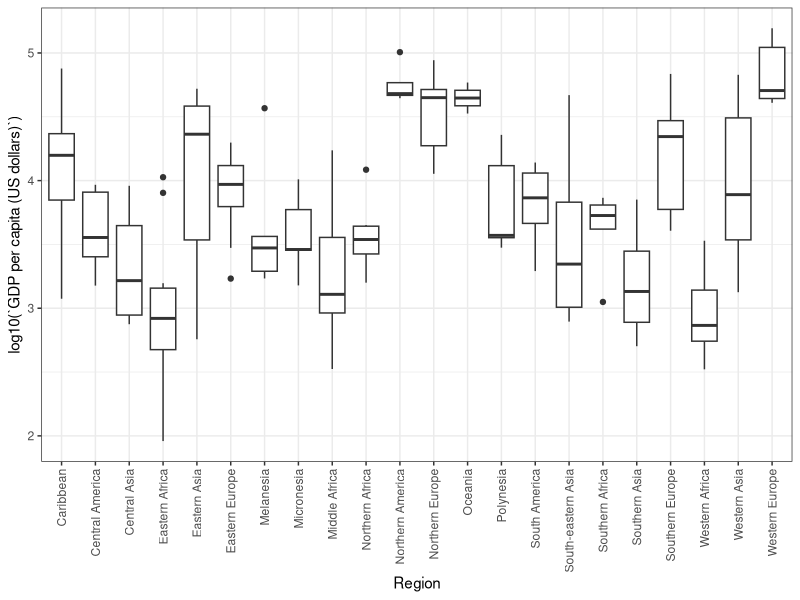
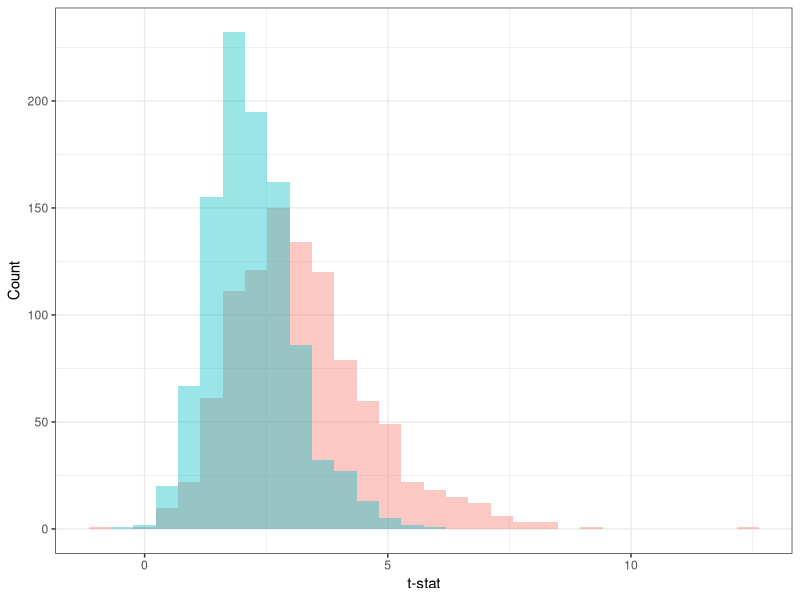
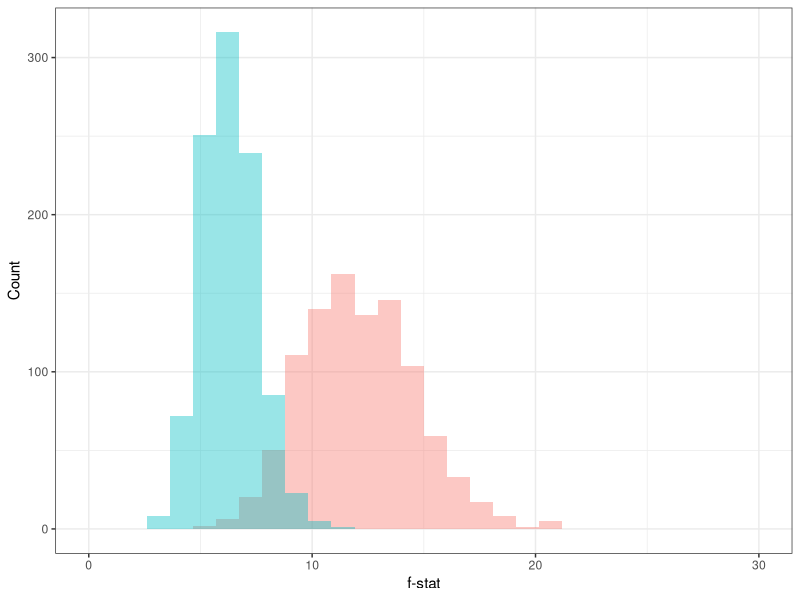
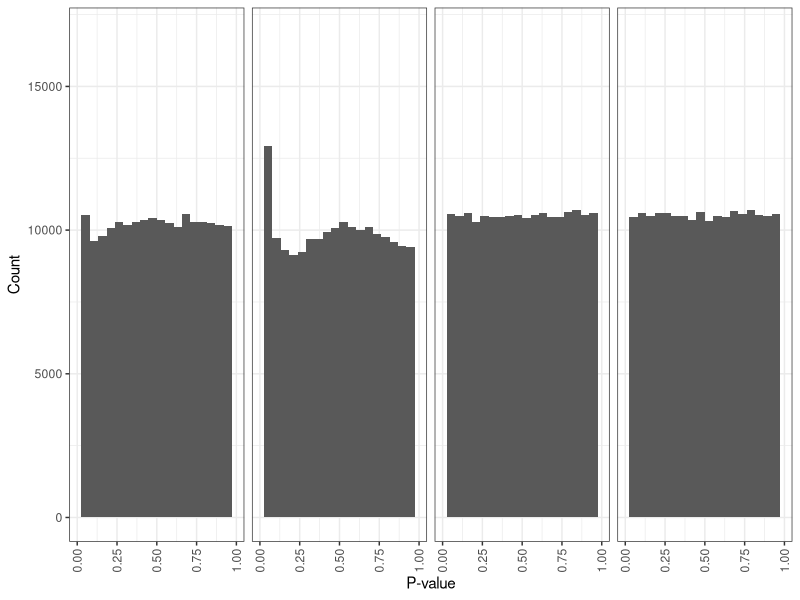
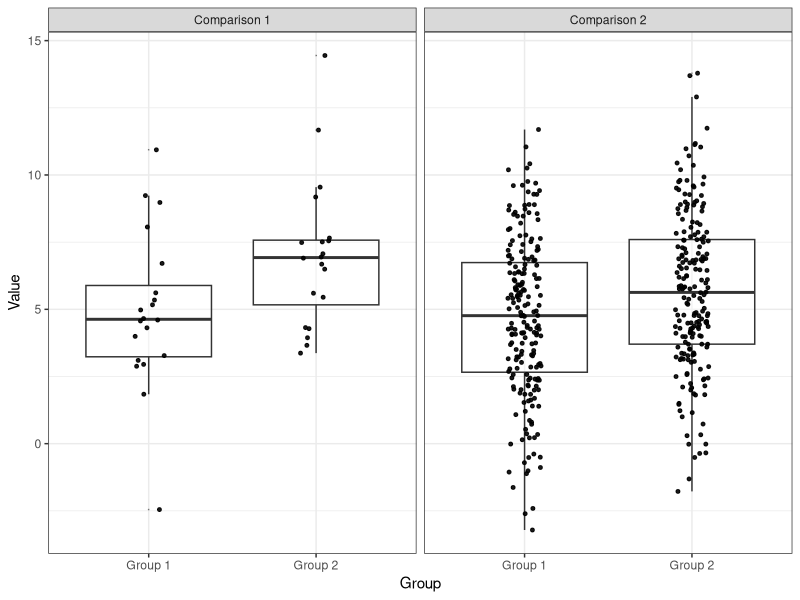

The R source for these figures, in order:
## ---- chunk 1
list.of.packages <- c("ggplot2", "gridExtra", "dplyr")
new.packages <- list.of.packages[!(list.of.packages %in% installed.packages()[,"Package"])]
if(length(new.packages)) install.packages(new.packages)

library(ggplot2)
library(gridExtra)
library(dplyr)
## ---- chunk 2
countries <- read.csv("data/country_stats.csv", check.names = F)
pop1 <- countries[countries$Year == 2010 & 
                    countries$Region == "Western Africa",
                  ]$`Population mid-year estimates (millions)`

pop2 <- countries[countries$Year == 2010 & 
                    countries$Region == "Eastern Africa",
                  ]$`Population mid-year estimates (millions)`
west_african <- pop1
east_african <- pop2
t.test(west_african, east_african)
## ---- chunk 3
us_nurses_midwives <- countries$`Health personnel: Nurses and midwives (number)`[
  countries$Country == "United States of America" & countries$Year ==  2010]
us_pop <- countries$`Population mid-year estimates (millions)`[
  countries$Country == "United States of America" & countries$Year ==  2010] * 1000000
uk_nurses_midwives <- countries$`Health personnel: Nurses and midwives (number)`[
  countries$Country == "United Kingdom" & countries$Year ==  2010]
uk_pop <- countries$`Population mid-year estimates (millions)`[
  countries$Country == "United Kingdom" & countries$Year ==  2010] * 1000000
prop.test(c(us_nurses_midwives, uk_nurses_midwives), c(us_pop, uk_pop), correct = F)
## ---- chunk 4
countries_2010 <- countries[countries$Year == 2010,]

summary(aov(`GDP per capita (US dollars)`~Region, countries_2010))
## ---- chunk 5
ggplot(countries_2010, aes(x=Region, y=log10(`GDP per capita (US dollars)`))) + 
  geom_boxplot() + 
  theme_bw() + 
  theme(axis.text.x = element_text(angle = 90, vjust = 0.5, hjust = 1))
tmp <- by(log(countries_2010$`GDP per capita (US dollars)`), countries_2010$Region, var, na.rm=T)
df <- data.frame(regions=names(tmp), variances=round(as.vector(tmp), 2),
                 counts=as.vector(table(countries_2010$Region[!is.na(countries_2010$`GDP per capita (US dollars)`)])))
colnames(df) <- c("Region", "Variance", "Number of countries")
df
## ---- chunk 6
n = 10
beta = 1
nsim = 1000

paired_vec = vector(length = nsim)
unpaired_vec = vector(length = nsim)
for (i in 1:nsim) {
  x = rnorm(n, 10, 3)
  x_1 = x + rnorm(n, 5, 3)
  x_2 = x + beta + rnorm(n, 0, 3)
  paired_vec[i] = t.test(x_1-x_2)$statistic
  unpaired_vec[i] = t.test(x_1, x_2)$statistic
}

df = data.frame("t-stat" = c(paired_vec, unpaired_vec), 
                "paired" = c(rep("Paired", nsim), rep("Unpaired", nsim)), check.names = F)

ggplot(df, aes(x=`t-stat`, fill=paired)) + 
  geom_histogram(alpha=0.4, position="identity", bins = 30) + 
  theme_bw() + 
  ylab("Count") +
  theme(legend.position = "none")
## ---- chunk 7
nsim = 1000
n_1 = 10
n_2 = 30
n_3 = 2
betas = 1:n_1

f_correct = vector(length = nsim)
f_incorrect = vector(length = nsim)

for (i in 1:nsim) {
  df = data.frame(matrix(nrow = 0, ncol = 0))
  for (beta in betas) {
    x = beta + rnorm(n_2, 0, 5)
    df = rbind(df, cbind(x, beta))
  }
  df$beta <- as.factor(df$beta)
  f_correct[i] = summary(aov(x~beta, df))[[1]][1,'F value']
  df$beta = as.numeric(as.character(df$beta))
  df$beta = (df$beta - 1) * n_3 + rep(rep(0:(n_3-1), n_2/n_3), n_1)
  df$beta <- as.factor(df$beta)
  f_incorrect[i] = summary(aov(x~beta, df))[[1]][1,'F value']
}

df = data.frame("f-stat" = c(f_correct, f_incorrect), 
                "split" = c(rep("Correct", nsim), rep("Incorrect", nsim)), check.names = F)

ggplot(df, aes(x=`f-stat`, fill=split)) + 
  geom_histogram(alpha=0.4, position="identity", bins=30) + 
  theme_bw() + xlim(0, 30) + 
  ylab("Count") + 
  theme(legend.position = "none")
## ---- chunk 8
set.seed(139)
nsims = 200000

out_df <- data.frame(matrix(nrow = 0, ncol = 2))

for (n in c(5, 20)) {
  out_df <- rbind(out_df, cbind(rep(paste0("Normal n=", n), nsims),
                                replicate(nsims, t.test(rnorm(n, 0, 1))$p.value)))
  out_df <- rbind(out_df, cbind(rep(paste0("Expo n=", n), nsims),
                                replicate(nsims, t.test(rexp(n, 1) - 1)$p.value)))
}
out_df <- data.frame(out_df)
colnames(out_df) <- c("Version", "P-value")
out_df$`P-value` <- as.numeric(out_df$`P-value`)

ggplot(out_df, aes(x=`P-value`)) + 
  facet_grid(cols = vars(Version)) + 
  geom_histogram(bins = 20) + 
  xlim(c(0,1)) + 
  theme_bw() + 
  ylab("Count") + 
  theme(strip.text.x = element_blank(),
        axis.text.x = element_text(angle = 90, vjust = 0.5, hjust = 1))
## ---- chunk 9
set.seed(9)

df <- data.frame("comparison" = c(rep("Comparison 1", 40), rep("Comparison 2", 400)),
           "group" = c(rep("Group 1", 20), rep("Group 2", 20), rep("Group 1", 200), rep("Group 2", 200)),
           "values" = c(rnorm(20, 5.4, 3), rnorm(20, 6.4, 3), rnorm(200, 5, 3), rnorm(200, 5.5, 3)))

ggplot(df, aes(x=group, y=values)) + 
  facet_grid(cols = vars(comparison)) + 
  geom_boxplot(alpha=0.4, outlier.size = 0) + 
  xlab("Group") + 
  ylab("Value") + 
  theme_bw() + 
  geom_jitter(color="black", size=1, alpha=0.9, width = 0.1)
